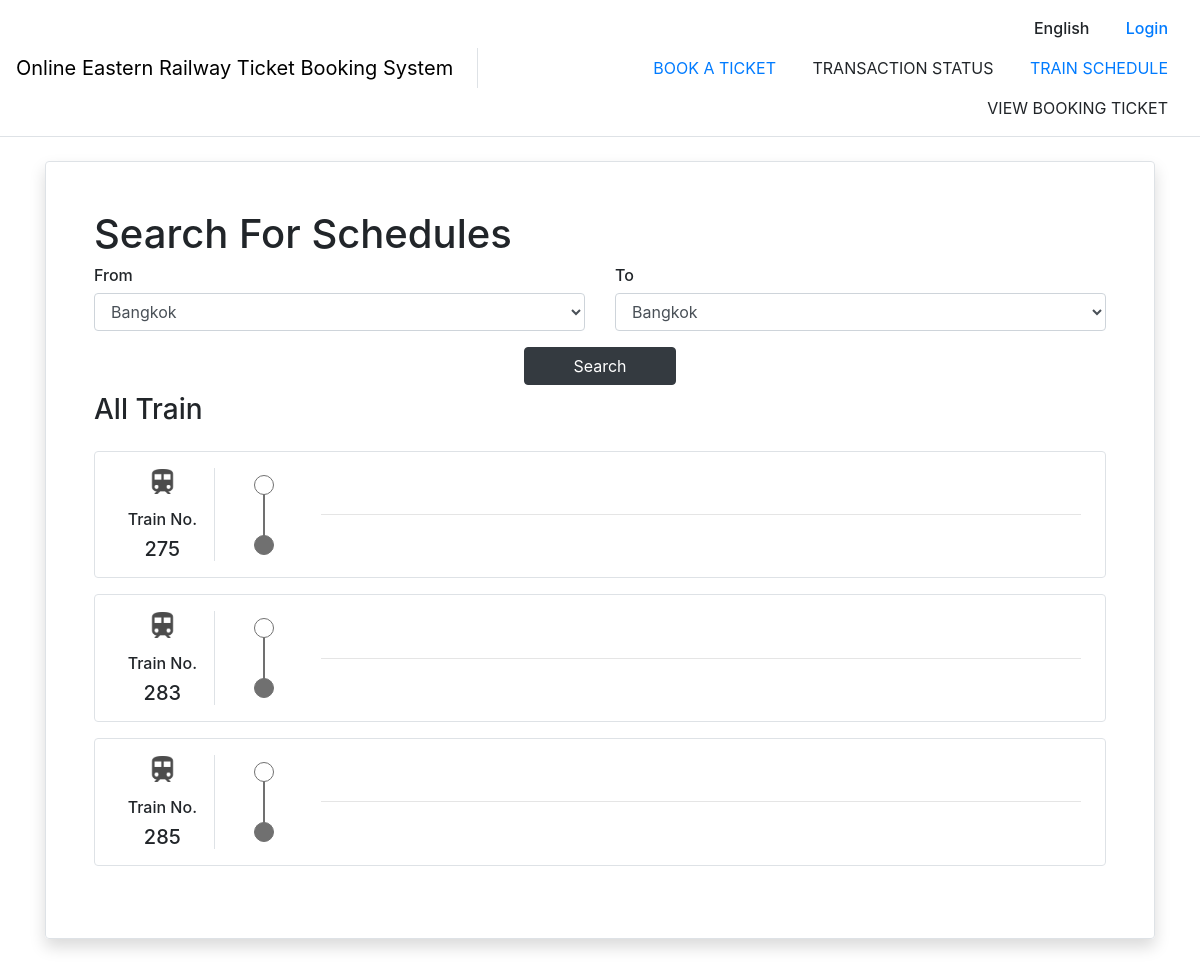
Page /schedule/ on the earlier database version.
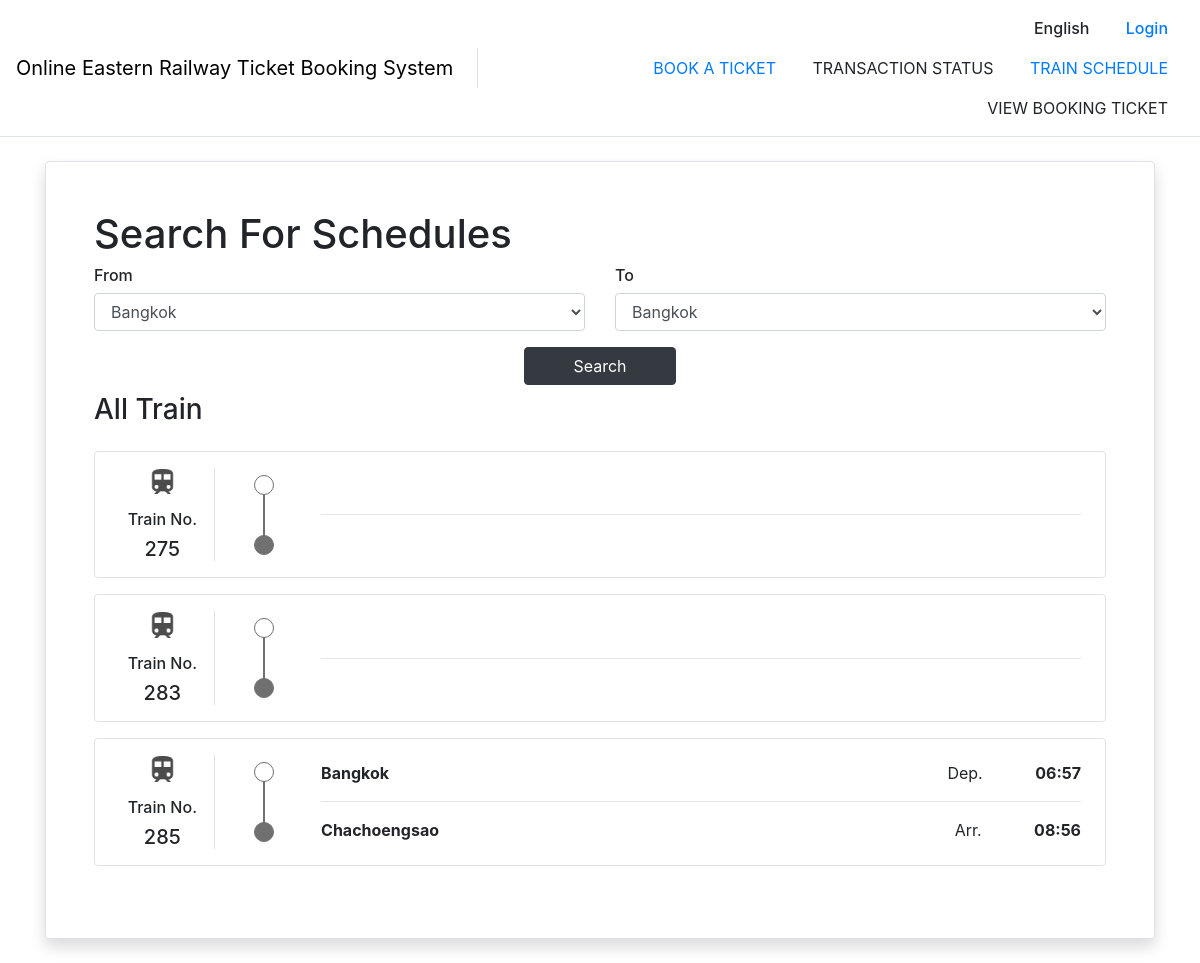
Same page on the later database version.
### schedule/models.py (models this page shows)
class Train(models.Model):
    EXPRESS = 'EX'
    LOCAL = 'LC'
    train_name = models.TextField()
    trainType = (
        (EXPRESS, "Express"),
        (LOCAL, "Local")
    )
    train_type = models.TextField(
        choices=trainType,
        default=LOCAL
    )
    amount_of_passenger = models.IntegerField(null=True)

class Station(models.Model):
    station_name = models.TextField()
    english_station_name = models.TextField(null=True)

class Timetable(models.Model):
    train = models.ForeignKey(Train, on_delete=models.CASCADE)
    station = models.ForeignKey(Station, on_delete=models.CASCADE, null=True)
    arrived_time = models.TimeField(null=True)
    departed_time = models.TimeField(null=True)

### schedule/views.py (the view, shortened to what this page needs)
# urls.py: path('', views.SearchTimetable.as_view(), name="searchTimetable")
class SearchTimetable(View):
    def get(self, request):
        context = {'show_navbar': True,
                   'train': Train.objects.all(),
                   'timetable': Timetable.objects.all(),
                   'station': Station.objects.all()}
        return render(request, 'schedule/searchTimetable.html', context=context)

### schedule/templates/schedule/searchTimetable.html (shortened to what this page needs)
{% extends "base.html" %}
{% load static %}
{% block content %}
<div class="my-4">
  <div class="w-100 rounded border shadow p-5">
    <div class="row">
      <div class="col">
        <h1>Search For Schedules</h1>
        <form class="row" action="#" method="POST">
          <div class="col-6">
            <h6>From</h6>
            <div class="form-group ml-0">
              <select class="form-control" name="from">
                {% for st in station %}
                  <option value="{{st.id}}">{{st.english_station_name}}</option>
                {% endfor %}
              </select>
            </div>
          </div>
          <div class="col-6">
            <h6>To</h6>
            <div class="form-group ml-0">
              <select class="form-control" name="to">
                {% for st in station %}
                  <option value="{{st.id}}">{{st.english_station_name}}</option>
                {% endfor %}
              </select>
            </div>
          </div>
          <button type="submit" class="btn btn-dark px-5 mx-auto">Search</button>
        </form>
        {% if schedule == null %}
        <div class="py-2">
          <div class="d-flex justify-content-between">
            <h3>All Train</h3>
          </div>
          <div id="display-schedule">
            {% for tr in train %}
            <div data-toggle="collapse" href="#collapse_{{ tr.id }}" role="button"
               aria-expanded="false" aria-controls="collapse_{{ tr.id }}" style="cursor: pointer">
              <div class="d-flex flex-wrap rounded border w-100 p-3 my-3">
                <div class="d-flex w-100 justify-content-center align-items-center">
                  <div class="border-right text-center" style="min-width: 90px;">
                    <figure class="w-25 mx-auto">
                      <img src="{% static 'image/train.png' %}" class="mx-auto img-fluid"
                          alt="Train">
                    </figure>
                    <h6>Train No.</h6>
                    <h5 class="mb-0">{{ tr.train_name }}</h5>
                  </div>
                  <div class="d-none d-md-inline-block vertical-line mx-3 mx-md-4 mx-lg-5">
                    <div class="circle d-block"></div>
                    <div class="circle d-block"></div>
                  </div>
                  <div class="d-inline-block w-100 mr-auto px-2">
                    {% for tt in timetable %}
                    {% if tr.id == tt.train_id and tt.arrived_time is None %}
                    <div class="d-block d-sm-flex justify-content-between">
                      {% for st in station %}
                      {% if tt.station_id == st.id %}
                      <span class="text-bold">{{ st.english_station_name }}</span>
                      {% endif %}
                      {% endfor %}
                      <div class="d-inline-block ml-sm-1 ml-md-auto">
                        <span class="mr-sm-3 mr-md-5">Dep.</span>
                        <span class="text-bold">{{ tt.departed_time |time:'H:i' }}</span>
                      </div>
                    </div>
                    {% endif %}
                    {% endfor %}
                    <hr>
                    {% for tt in timetable %}
                    {% if tr.id == tt.train_id and tt.departed_time is None %}
                    <div class="d-block d-sm-flex justify-content-between ">
                      {% for st in station %}
                      {% if tt.station_id == st.id %}
                      <span class="text-bold">{{ st.english_station_name }}</span>
                      {% endif %}
                      {% endfor %}
                      <div class="d-inline-block ml-sm-1 ml-md-auto">
                        <span class="mr-sm-3 mr-md-5">Arr.</span>
                        <span class="text-bold">{{ tt.arrived_time | time:'H:i' }}</span>
                      </div>
                    </div>
                    {% endif %}
                    {% endfor %}
                  </div>
                </div>
              </div>
            </div>
            {% endfor %}
          </div>
        </div>
      </div>
      {% endif %}
    </div>
  </div>
</div>
</div>
{% endblock content %}

### templates/base.html (shortened to what this page needs)
<!DOCTYPE html>
{% load static %}
<html lang="en">
<head>
  <link rel="stylesheet" type="text/css" href="{% static 'css/bootstrap.min.css'%}">
  <link rel="stylesheet" type="text/css" href="{% static 'css/bootstrap-select.min.css'%}">
  <link rel="stylesheet" type="text/css" href="{% static 'css/styles.css'%}">
</head>
<body>
  {% if show_navbar %}
  <nav class="navbar navbar-expand-lg navbar-light border-bottom">
    <div class="d-none d-lg-flex w-100 justify-content-center align-items-center">
      <div class="navbar-brand border-right pr-4 h-50">
        <div class="my-auto">
          <a class="d-inline-block my-auto"  href={% url 'dashboard' %} style="text-decoration: none; color: black;">Online Eastern Railway Ticket Booking System </a>
        </div>
      </div>
      <div class="text-right w-100">
        <div class="row align-content-right">
          <div class="col" style="font-weight: 500;">
            <a class="nav-link d-inline-block">English</a>
            <a class="nav-link d-inline-block" href={% url 'login'%}>Login</a>
          </div>
        </div>
        <div class="row align-content-right">
          <div class="col text-uppercase">
            <a class="nav-link d-inline-block" href={% url 'searchSchedules' %}>BOOK A TICKET</a>
            <a class="nav-link d-inline-block">TRANSACTION STATUS</a>
            <a class="nav-link d-inline-block" href={% url 'searchTimetable' %}>TRAIN SCHEDULE</a>
            <a class="nav-link d-inline-block">VIEW BOOKING TICKET</a>
          </div>
        </div>
      </div>
    </div>
  </nav>
  {% endif %}
  <div id="content" class="container appear-fade-start">
    {% block content %}
    {% endblock content %}
</body>
</html>

### static/css/styles.css (style rules this page uses)
body { font-family: -apple-system, BlinkMacSystemFont, "Segoe UI", Roboto, "Sarabun", "Helvetica Neue", Arial, "Noto Sans", sans-serif, "Apple Color Emoji", "Segoe UI Emoji", "Segoe UI Symbol", "Noto Color Emoji" !important; }
.appear-fade-start { opacity: 0; animation: appear-fade 0.25s ease-out 0.1s 1 forwards; }
.text-bold { font-weight: bold; }

Differences in the rows shown:
changed Train (number 3 of 3 on the later page): gains Timetable (departed_time "06:57"); gains Timetable (arrived_time "08:56")
now on this page (row unchanged): Station: english_station_name "Bangkok", shown under "06:57"
now on this page (row unchanged): Station: english_station_name "Chachoengsao", shown under "08:56"
